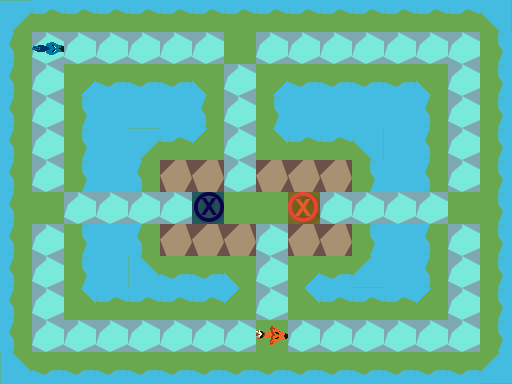

A level layout from a 2D game, rendered from its tile map. Below: a short description, then the map file with its tile-grid data intact:
An orthogonal 16x12 tile map with 32x32 px tiles, 3 tile layers (Ground, Obstacles, Objects), 1 hidden layer not drawn.

<map version="1.0" orientation="orthogonal" renderorder="right-down" width="16" height="12" tilewidth="32" tileheight="32" nextobjectid="6">
 <tileset firstgid="1" name="TilesetPlaceholder" tilewidth="32" tileheight="32" tilecount="240" columns="10">
  <image source="../../../Tileset.png" width="320" height="768" />
 </tileset>
 <layer name="Ground" width="16" height="12">
  <data encoding="csv">
3221225493,1610612747,1610612747,1610612747,1610612747,1610612747,1610612747,1610612747,1610612747,1610612747,1610612747,1610612747,1610612747,1610612747,1610612747,1610612757,
3221225483,18,18,18,18,18,18,1,18,18,18,18,18,18,18,11,
3221225483,18,31,2684354571,2684354571,2684354571,2684354591,18,31,2684354571,2684354571,2684354571,2684354571,2684354591,18,11,
3221225483,18,11,5,5,5,3221225483,18,11,5,5,5,5,3221225483,18,11,
3221225483,18,11,5,3221225493,1610612747,3221225503,18,1610612767,1610612747,1610612747,1610612757,5,3221225483,18,11,
3221225483,18,11,5,3221225483,17,17,18,17,17,17,11,5,3221225483,18,11,
3221225483,1,18,18,18,18,1,1,1,1,18,18,18,18,1,11,
3221225483,18,11,5,3221225483,17,17,17,18,17,17,11,5,3221225483,18,11,
3221225483,18,11,5,2684354581,2684354571,2684354571,2684354591,18,31,2684354571,21,5,3221225483,18,11,
3221225483,18,1610612767,1610612747,1610612747,1610612747,1610612747,3221225503,18,1610612767,1610612747,1610612747,1610612747,3221225503,18,11,
3221225483,18,18,18,18,18,18,18,1,18,18,18,18,18,18,11,
2684354581,2684354571,2684354571,2684354571,2684354571,2684354571,2684354571,2684354571,2684354571,2684354571,2684354571,2684354571,2684354571,2684354571,2684354571,21
</data>
 </layer>
 <layer name="Obstacles" width="16" height="12">
  <data encoding="csv">
0,0,0,0,0,0,0,0,0,0,0,0,0,0,0,0,
0,0,0,0,0,0,0,0,0,0,0,0,0,0,0,0,
0,0,0,0,0,0,0,0,0,0,0,0,0,0,0,0,
0,0,0,0,0,0,0,0,0,0,0,0,0,0,0,0,
0,0,0,0,0,0,0,0,0,0,0,0,0,0,0,0,
0,0,0,0,0,0,0,0,0,0,0,0,0,0,0,0,
0,0,0,0,0,0,0,0,0,0,0,0,0,0,0,0,
0,0,0,0,0,0,0,0,0,0,0,0,0,0,0,0,
0,0,0,0,0,0,0,0,0,0,0,0,0,0,0,0,
0,0,0,0,0,0,0,0,0,0,0,0,0,0,0,0,
0,0,0,0,0,0,0,0,0,0,0,0,0,0,0,0,
0,0,0,0,0,0,0,0,0,0,0,0,0,0,0,0
</data>
 </layer>
 <layer name="Objects" width="16" height="12">
  <data encoding="csv">
0,0,0,0,0,0,0,0,0,0,0,0,0,0,0,0,
0,2684354752,0,0,0,0,0,0,0,0,0,0,0,0,0,0,
0,0,0,0,0,0,0,0,0,0,0,0,0,0,0,0,
0,0,0,0,0,0,0,0,0,0,0,0,0,0,0,0,
0,0,0,0,0,0,0,0,0,0,0,0,0,0,0,0,
0,0,0,0,0,0,0,0,0,0,0,0,0,0,0,0,
0,0,0,0,0,0,182,0,0,181,0,0,0,0,0,0,
0,0,0,0,0,0,0,0,0,0,0,0,0,0,0,0,
0,0,0,0,0,0,0,0,0,0,0,0,0,0,0,0,
0,0,0,0,0,0,0,0,0,0,0,0,0,0,0,0,
0,0,0,0,0,0,0,0,2684354751,0,0,0,0,0,0,0,
0,0,0,0,0,0,0,0,0,0,0,0,0,0,0,0
</data>
 </layer>
 <layer name="Solution" width="16" height="12" visible="0">
  <data encoding="csv">
0,0,0,0,0,0,0,0,0,0,0,0,0,0,0,0,
0,0,0,0,0,0,0,0,0,0,0,0,0,0,0,0,
0,0,0,0,0,0,0,0,0,0,0,0,0,0,0,0,
0,0,0,0,0,0,0,0,0,223,223,223,223,0,0,0,
0,0,0,0,0,0,0,0,0,223,0,0,223,0,0,0,
0,0,0,0,0,0,0,0,0,223,0,0,223,0,0,0,
0,0,0,0,0,0,0,0,0,223,0,0,223,0,0,0,
0,0,0,0,0,0,0,0,0,223,0,0,223,0,0,0,
0,0,0,0,0,0,0,0,0,223,0,0,223,0,0,0,
0,0,0,0,0,0,0,0,0,223,223,223,0,0,0,0,
0,0,0,0,0,0,0,0,0,0,0,0,0,0,0,0,
0,0,0,0,0,0,0,0,0,0,0,0,0,0,0,0
</data>
 </layer>
</map>
